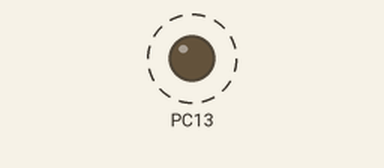
The sketch below on a simulated STM32 Black Pill. Parts: output pins drawn as LEDs (lit = HIGH). Dashed ring = blinking. What the sketch prints to the serial monitor is not drawn.

Above: at 0.2 s.
Timing chart, 0 to 3.0 s (numbered marks = the images above):
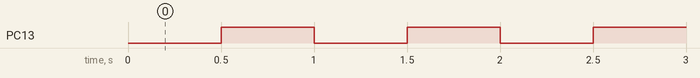

The sketch:

blink_test.ino
```cpp
// Black Pill health check — blinks onboard LED (PC13, active LOW)
// Also prints to Serial so you can verify USB/UART works.
void setup() {
  pinMode(PC13, OUTPUT);
  Serial.begin(115200);
}

void loop() {
  digitalWrite(PC13, LOW);   // LED ON (active low)
  Serial.println("LED ON");
  delay(500);
  digitalWrite(PC13, HIGH);  // LED OFF
  Serial.println("LED OFF");
  delay(500);
}
```

Measured:
- by itself, PC13: alternates HIGH for 0.50 s and LOW for 0.50 s
